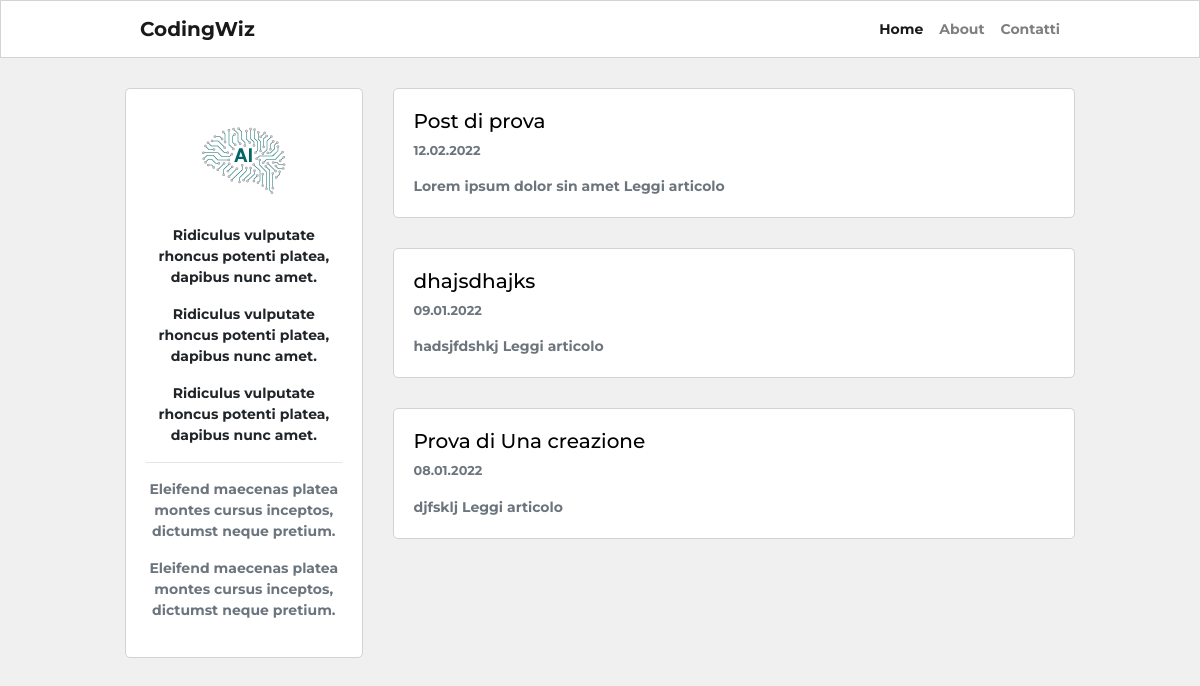
Before: / with the older database file.
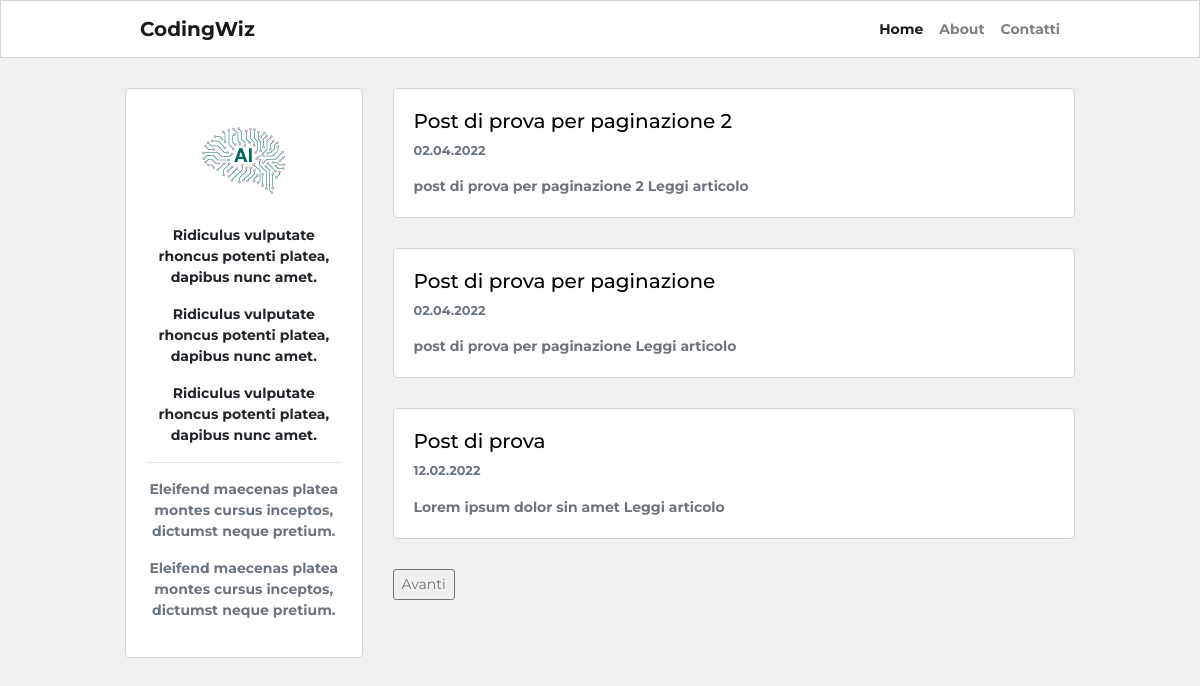
After: the same page with the newer database file.
### blog/models.py (models this page shows, shortened)
class Post(db.Model):
    __tablename__ = "post"
    id = db.Column(db.Integer, primary_key=True)
    user_id = db.Column(db.Integer, db.ForeignKey("user.id"), nullable=False)
    created_at = db.Column(db.DateTime, default=datetime.now)
    title = db.Column(db.String(255), nullable=False)
    description = db.Column(db.String(255))
    body = db.Column(db.Text(), nullable=False)
    slug = db.Column(db.String(255))
    image = db.Column(db.String(120))

### blog/routes.py (the view)
@app.route('/')
def homepage():
    page_number = request.args.get('page', 1, type=int)
    posts = Post.query.order_by(Post.created_at.desc()).paginate(page_number, 3, True)
    if posts.has_next:
        next_page = url_for('homepage', page=posts.next_num)
    else:
        next_page = None
    if posts.has_prev:
        previous_page = url_for('homepage', page=posts.prev_num)
    else:
        previous_page = None
    return render_template("homepage.html", posts=posts, current_page=page_number, next_page=next_page, previous_page=previous_page)

### blog/templates/homepage.html (shortened to what this page needs)
{% extends 'base.html' %}
{% block content %}
<div class="container content-container">
    <div class="row no-gutters">
        <div class="col-md-9 order-md-2">
        {% for post in posts.items %}
        <div class="single-post-home">
            <h5>
                <a class="custom-link" href="{{ url_for('post_details', post_slug=post.slug) }}">
                    {{ post.title }}
                </a>
            </h5>
            <p class="p-small-two text-muted">
                {{ post.created_at.strftime("%d.%m.%Y") }}
            </p>
            {% if post.description %}
                <p class="p-small-one text-muted mb-0">
                    {{ post.description }}
                    <a class="read-more" href="{{ url_for('post_details', post_slug=post.slug) }}">Leggi articolo</a>
                </p>
            {% endif %}
        </div>
        {% endfor %}
        <div class="pagination-block">
            {% if next_page %}
                <a class="btn btn-sm btn-outline-secondary" href="{{ next_page }}">Avanti</a>
            {% endif %}
        </div>
        </div>
        <div class="col-md-3 order-md-1">
            {% include "about_me_snippet.html" %}
        </div>
    </div>
</div>
{% endblock %}

### blog/templates/base.html (shortened to what this page needs)
<!DOCTYPE HTML>
<html>
<head>
    <link rel="stylesheet" href="https://cdn.jsdelivr.net/npm/bootstrap@4.5.3/dist/css/bootstrap.min.css">
    <link rel="stylesheet" href="{{ url_for('static', filename='blog.css') }}">
</head>
<body>
    <nav class="navbar navbar-expand-lg navbar-light navbar-bg-white">
        <div class="container navbar-container">
            <a class="navbar-brand" href="{{ url_for('homepage') }}">CodingWiz</a>
        <div class="collapse navbar-collapse" id="navbarSupportedContent">
            <div class="navbar-nav ml-auto">
                <a class="nav-item nav-link{% if request.path == '/' %} active {% endif %}" href="{{ url_for('homepage') }}">Home <span class="sr-only">(current)</span></a>
                <a class="nav-item nav-link{% if request.path == '/about' %} active {% endif %}" href="{{ url_for('about_page') }}">About</a>
                <a class="nav-item nav-link{% if request.path == '/contatti' %} active {% endif %}" href="#">Contatti</a>
            </div>
        </div>
        </div>
    </nav>
    {% block content %}
    {% endblock %}
</body>
</html>

### blog/templates/about_me_snippet.html
<div class="about-snippet-block text-center">
    <img class="img-fluid" width="150" alt="artificial intelligence" src="{{ url_for('static', filename='img/ai.png') }}">
    <div class="mt-3">
        <p class="p-small-one">Ridiculus vulputate rhoncus potenti platea, dapibus nunc amet.</p>
        <p class="p-small-one">Ridiculus vulputate rhoncus potenti platea, dapibus nunc amet.</p>
        <p class="p-small-one">Ridiculus vulputate rhoncus potenti platea, dapibus nunc amet.</p>
        <hr>
        <p class="p-small-one text-muted">Eleifend maecenas platea montes cursus inceptos, dictumst neque pretium.</p>
        <p class="p-small-one text-muted">Eleifend maecenas platea montes cursus inceptos, dictumst neque pretium.</p>
    </div>
</div>

### blog/static/blog.css (style rules this page uses)
html, body { font-family: 'Montserrat', sans-serif; background-color: #f0f0f0; font-weight: bold; }
.navbar-bg-white { background-color: white; border: 1px solid #d3d3d3; }
.content-container { max-width: 950px; margin-top: 30px; margin-bottom: 30px; padding: 0px; }
.pagination-block { margin-bottom:30px; }
.navbar-container { max-width: 950px; padding-top: 10px 0px 10px 0px; font-size: 0.875rem; }
.about-snippet-block { background-color: white; border: 1px solid #d3d3d3; border-radius: 5px; padding:20px; }
.single-post-home { background-color: white; border: 1px solid #d3d3d3; border-radius: 5px; padding:20px; margin-bottom:30px; }
.p-small-one { font-size: 0.875rem; }
.p-small-two { font-size: 0.800rem; }
.custom-link { color: #000; }
.read-more { color: #6c757d; text-decoration: none; }
@media (min-width: 768px) { .single-post-home { margin-left: 30px; } }
@media (min-width: 768px) { .pagination-block { margin-left: 30px; } }
@media (min-width: 768px) { .nav-link { padding-right: 0px !important; padding-left: 1rem !important; } }

Changed rows visible on the page:
no longer on this page (row unchanged): Post: title "dhajsdhajks", created_at "09.01.2022", description "hadsjfdshkj"
no longer on this page (row unchanged): Post: title "Prova di Una creazione", created_at "08.01.2022", description "djfsklj"
added Post: title "Post di prova per paginazione 2", created_at "02.04.2022", description "post di prova per paginazione 2"
added Post: title "Post di prova per paginazione", created_at "02.04.2022", description "post di prova per paginazione"
Other visible differences:
text now shown: "Avanti"
